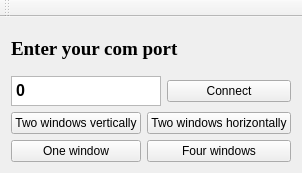
<?xml version="1.0" encoding="UTF-8"?>
<ui version="4.0">
 <class>MainWindow</class>
 <widget class="QMainWindow" name="MainWindow">
  <property name="geometry">
   <rect>
    <x>0</x>
    <y>0</y>
    <width>276</width>
    <height>173</height>
   </rect>
  </property>
  <property name="maximumSize">
   <size>
    <width>276</width>
    <height>173</height>
   </size>
  </property>
  <property name="windowTitle">
   <string>Multicopter GUI</string>
  </property>
  <widget class="QWidget" name="centralWidget">
   <layout class="QGridLayout" name="gridLayout_2">
    <item row="0" column="0">
     <layout class="QVBoxLayout" name="verticalLayout">
      <item>
       <widget class="QLabel" name="label">
        <property name="font">
         <font>
          <family>Times New Roman</family>
          <pointsize>14</pointsize>
          <weight>75</weight>
          <bold>true</bold>
         </font>
        </property>
        <property name="text">
         <string>Enter your com port</string>
        </property>
       </widget>
      </item>
      <item>
       <layout class="QHBoxLayout" name="horizontalLayout">
        <item>
         <widget class="QTextEdit" name="textEdit">
          <property name="maximumSize">
           <size>
            <width>150</width>
            <height>30</height>
           </size>
          </property>
          <property name="html">
           <string>&lt;!DOCTYPE HTML PUBLIC &quot;-//W3C//DTD HTML 4.0//EN&quot; &quot;http://www.w3.org/TR/REC-html40/strict.dtd&quot;&gt;
&lt;html&gt;&lt;head&gt;&lt;meta name=&quot;qrichtext&quot; content=&quot;1&quot; /&gt;&lt;style type=&quot;text/css&quot;&gt;
p, li { white-space: pre-wrap; }
&lt;/style&gt;&lt;/head&gt;&lt;body style=&quot; font-family:'MS Shell Dlg 2'; font-size:8.25pt; font-weight:400; font-style:normal;&quot;&gt;
&lt;p style=&quot; margin-top:0px; margin-bottom:0px; margin-left:0px; margin-right:0px; -qt-block-indent:0; text-indent:0px;&quot;&gt;&lt;span style=&quot; font-size:12pt; font-weight:600;&quot;&gt;0&lt;/span&gt;&lt;/p&gt;&lt;/body&gt;&lt;/html&gt;</string>
          </property>
         </widget>
        </item>
        <item>
         <widget class="QPushButton" name="pushButton">
          <property name="text">
           <string>Connect</string>
          </property>
         </widget>
        </item>
       </layout>
      </item>
      <item>
       <layout class="QGridLayout" name="gridLayout">
        <item row="0" column="0">
         <widget class="QPushButton" name="pushButton_2">
          <property name="text">
           <string>Two windows vertically</string>
          </property>
         </widget>
        </item>
        <item row="0" column="1">
         <widget class="QPushButton" name="pushButton_3">
          <property name="text">
           <string>Two windows horizontally</string>
          </property>
         </widget>
        </item>
        <item row="1" column="0">
         <widget class="QPushButton" name="pushButton_4">
          <property name="text">
           <string>One window</string>
          </property>
         </widget>
        </item>
        <item row="1" column="1">
         <widget class="QPushButton" name="pushButton_5">
          <property name="text">
           <string>Four windows</string>
          </property>
         </widget>
        </item>
       </layout>
      </item>
     </layout>
    </item>
   </layout>
  </widget>
  <widget class="QMenuBar" name="menuBar">
   <property name="geometry">
    <rect>
     <x>0</x>
     <y>0</y>
     <width>276</width>
     <height>21</height>
    </rect>
   </property>
  </widget>
  <widget class="QToolBar" name="mainToolBar">
   <attribute name="toolBarArea">
    <enum>TopToolBarArea</enum>
   </attribute>
   <attribute name="toolBarBreak">
    <bool>false</bool>
   </attribute>
  </widget>
 </widget>
 <layoutdefault spacing="6" margin="11"/>
 <resources/>
 <connections/>
</ui>
